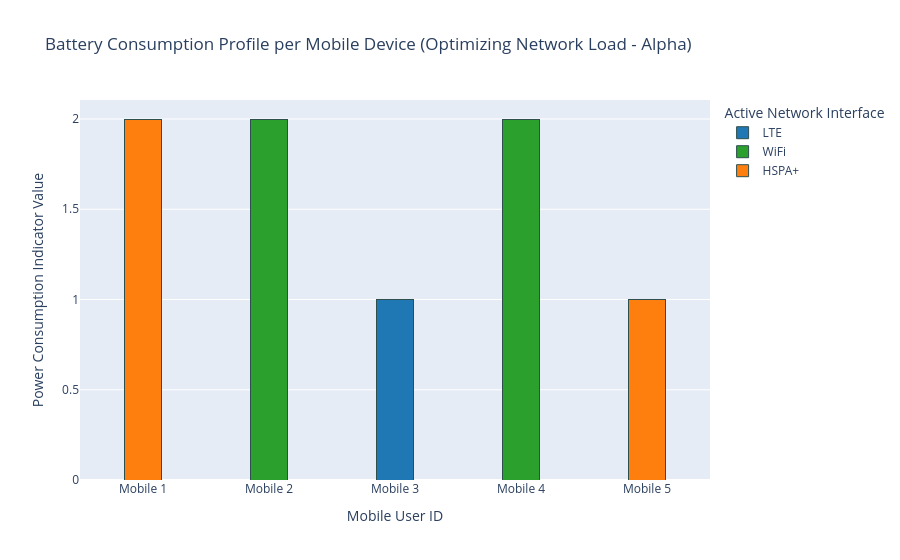

This figure's notebook cell:
### Code cell
import pandas as pd
import plotly.express as px
import numpy as np

# 1. Create a list to collect battery metrics
battery_data = []

# Loop through networks and mobiles
for n in instance.N:
    network_name = AccessNetworks[n-1]
    for m in instance.M:
        if value(instance.y[m,n]) > 0.5:  
            battery_indicator = PowerConsumption[m-1][n-1]
            
            battery_data.append({
                "Mobile Device": f"Mobile {m}",
                "Access Network": network_name,
                "Battery Consumption Indicator": battery_indicator
            })

# 2. Convert to a DataFrame
df_battery = pd.DataFrame(battery_data)

# 3. Explicitly define the ordered sequence for the X axis
mobile_order = [f"Mobile {m}" for m in range(1, NumMobiles + 1)]

# 4. Generate the interactive Stacked Bar Chart with custom options
fig_battery = px.bar(
    df_battery, 
    x="Mobile Device", 
    y="Battery Consumption Indicator", 
    color="Access Network", 
    title="Battery Consumption Profile per Mobile Device (Optimizing Network Load - Alpha)",
    color_discrete_map={'LTE': '#1f77b4', 'WiFi': '#2ca02c', 'HSPA+': '#ff7f0e'}, # Matches the traffic chart colors
    category_orders={"Mobile Device": mobile_order}
)

# 5. Make the bars narrower
fig_battery.update_traces(
    width=0.3, 
    marker=dict(line=dict(width=1, color='DarkSlateGrey'))
)

# 6. Refine layout styling for publishing quality
fig_battery.update_layout(
    xaxis_title="Mobile User ID",
    yaxis_title="Power Consumption Indicator Value",
    legend_title="Active Network Interface",
    barmode="stack",
    hovermode="x"
)

fig_battery.show()

### Figure 1 — Plotly figure (JSON) as saved in the notebook; plotly's stock layout.template omitted (floating-point values rounded to 4 significant figures)
{"data": [{"hovertemplate": "Access Network=LTE<br>Mobile Device=%{x}<br>Battery Consumption Indicator=%{y}<extra></extra>", "legendgroup": "LTE", "marker": {"color": "#1f77b4", "line": {"color": "DarkSlateGrey", "width": 1}, "pattern": {"shape": ""}}, "name": "LTE", "orientation": "v", "showlegend": true, "textposition": "auto", "type": "bar", "width": 0.3, "x": ["Mobile 3"], "xaxis": "x", "y": [1], "yaxis": "y"}, {"hovertemplate": "Access Network=WiFi<br>Mobile Device=%{x}<br>Battery Consumption Indicator=%{y}<extra></extra>", "legendgroup": "WiFi", "marker": {"color": "#2ca02c", "line": {"color": "DarkSlateGrey", "width": 1}, "pattern": {"shape": ""}}, "name": "WiFi", "orientation": "v", "showlegend": true, "textposition": "auto", "type": "bar", "width": 0.3, "x": ["Mobile 2", "Mobile 4"], "xaxis": "x", "y": [2, 2], "yaxis": "y"}, {"hovertemplate": "Access Network=HSPA+<br>Mobile Device=%{x}<br>Battery Consumption Indicator=%{y}<extra></extra>", "legendgroup": "HSPA+", "marker": {"color": "#ff7f0e", "line": {"color": "DarkSlateGrey", "width": 1}, "pattern": {"shape": ""}}, "name": "HSPA+", "orientation": "v", "showlegend": true, "textposition": "auto", "type": "bar", "width": 0.3, "x": ["Mobile 1", "Mobile 5"], "xaxis": "x", "y": [2, 1], "yaxis": "y"}], "layout": {"autosize": true, "barmode": "stack", "hovermode": "x", "legend": {"title": {"text": "Active Network Interface"}, "tracegroupgap": 0}, "title": {"text": "Battery Consumption Profile per Mobile Device (Optimizing Network Load - Alpha)"}, "xaxis": {"anchor": "y", "autorange": true, "categoryarray": ["Mobile 1", "Mobile 2", "Mobile 3", "Mobile 4", "Mobile 5"], "categoryorder": "array", "domain": [0, 1], "range": [-0.5, 4.5], "title": {"text": "Mobile User ID"}, "type": "category"}, "yaxis": {"anchor": "x", "autorange": true, "domain": [0, 1], "range": [0, 2.105], "title": {"text": "Power Consumption Indicator Value"}, "type": "linear"}}}
